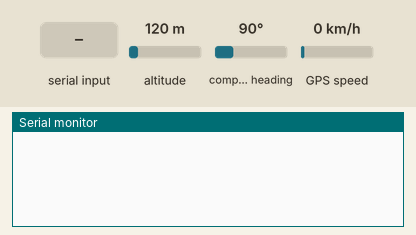
Bench run of a sketch on a simulated Arduino Uno, built with avr-gcc and run on an emulated ATmega328P. Shown: the last lines printed to the serial monitor. Inputs (shaded band) come from the test bench; at power-on: altitude 120 m, compass heading 90°, GPS speed 0 km/h. The GPS gets a fix after 3 s at 37.7749, -122.4194 with 8 satellites; the audio player accepts every command and is not drawn.

Above: at 1.2 s.
1.3 s: "1\n" received over the second serial link
At 3.8 s:
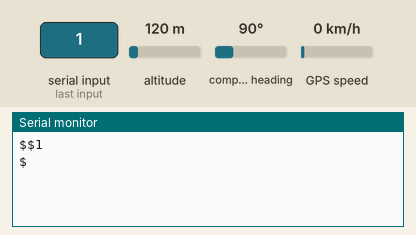
4.5 s: "0\n" received over the second serial link
At 7.5 s:
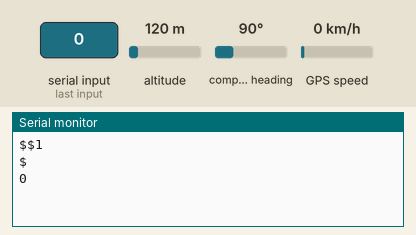

The sketch:

collar.ino
```cpp
#include <SoftwareSerial.h>
#include <Adafruit_GPS.h>
#include <EEPROM.h>
#include <DFPlayer_Mini_Mp3.h>

Adafruit_GPS GPS(&Serial);
SoftwareSerial MP3(2, 3);
SoftwareSerial XBEE(8, 9);

uint32_t fence;

void setup()
{
  Serial.begin(9600);

  // GPS
  GPS.begin(9600);
  GPS.sendCommand(PMTK_SET_NMEA_OUTPUT_RMCGGA);
  GPS.sendCommand(PMTK_SET_NMEA_UPDATE_1HZ);
  // GPS.sendCommand(PMTK_API_SET_FIX_CTL_1HZ);
  GPS.sendCommand(PGCMD_ANTENNA);

  // 802.15.4
  XBEE.begin(9600);

  // Mp3 Player
  MP3.begin(9600);
  mp3_set_serial(MP3);
  mp3_set_volume(0);
}

uint32_t timer = millis();
void loop()
{
  if(GPS.newNMEAreceived())
  {
    if(!GPS.parse(GPS.lastNMEA()))
    {
      return;
    }
  }

  if(timer > millis())
  {
    timer = millis();
  }

  if(millis() - timer > 1000)
  {
    timer = millis();

    String packet = "[0," + String(GPS.latitudeDegrees, 4) + "," + String(GPS.longitudeDegrees, 4) + "," + String(GPS.altitude) + "," + String(GPS.speed)  + "]\r";
    XBEE.print(packet);
  }

  if(XBEE.available())
  {
    String data = XBEE.readStringUntil('\r');

    // parse data

    Serial.println(data);
  }

  delay(1000);
}
```

Measured:
- after the input at 1.3 s, the serial monitor: prints a new line after 1.7 s (image 1)
- after the input at 4.5 s, the serial monitor: prints a new line after 1.6 s (image 2)
